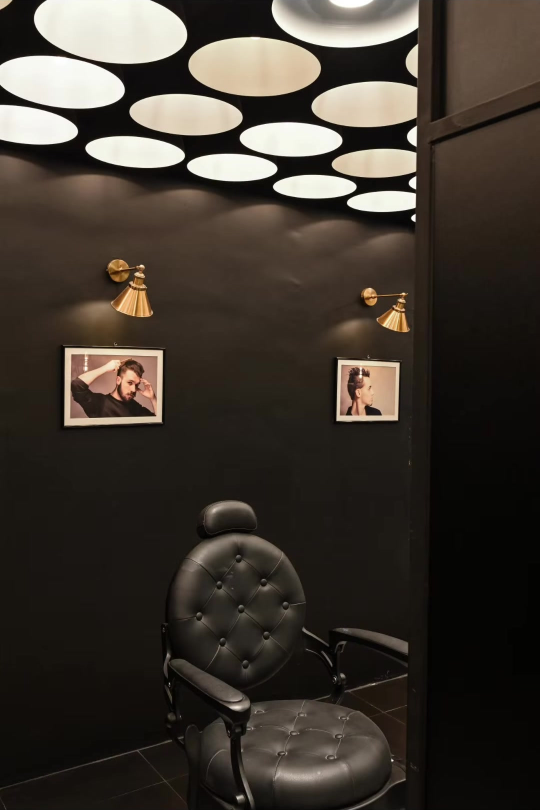
#> input picture client-work/top-touch-barbershop/stills/chairwall.jpg, 1080 x 1620 px, given in place of f_012.jpg, which was not available (shown at 1/2 size)
$ python prep_stills.py ../stills/chairwall.jpg
#> lines starting #> are read from the running program, lines starting #| are printed output that depends on the picture
import cv2, numpy as np, sys, os
S=sys.argv[1]
picks={'chairwall':12,'chairdisc':27,'corridor':37,'ceilingup':40,'corridor2':42,'chairs':46,'wide':53,'lounge':57,'loungetv':59,'window':1,'shelves':8}
for name,idx in picks.items():
    im=cv2.imread(f'{S}/shopframes/f_{idx:03d}.jpg')
#> im is the input picture: shape (1620, 1080, 3); mean B, G, R 47.6, 55.2, 62.2
    g=cv2.cvtColor(im,cv2.COLOR_BGR2GRAY).astype(np.float32)
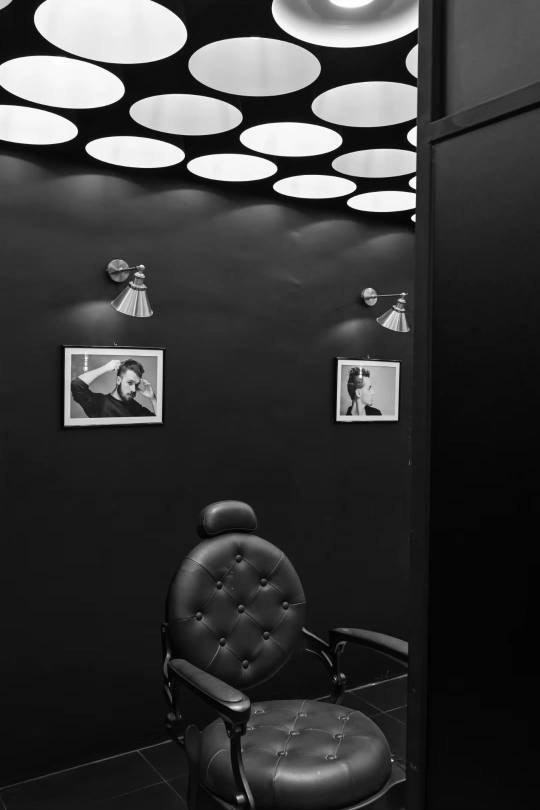
#> g: shape (1620, 1080) float32 (shown at 1/2 size); min 0, max 255, mean 56.4
    rows=np.where(g.mean(1)>10)[0]; cols=np.where(g.mean(0)>10)[0]
#> after `rows = np.where(g.mean(1) > 10)[0]`: rows = 1620 values from 0 to 1619
#> after `cols = np.where(g.mean(0) > 10)[0]`: cols = 1080 values from 0 to 1079
    y0,y1,x0,x1=rows[0],rows[-1]+1,cols[0],cols[-1]+1
#> y0 = 0; y1 = 1620; x0 = 0; x1 = 1080
    crop=im[y0:y1,x0:x1]
    cv2.imwrite(f'{S}/assets/stills/{name}.png',crop)
    print(name, idx, crop.shape[1],'x',crop.shape[0])
#| chairwall 12 1080 x 1620
#> pass 2 of the loop `for name,idx in picks.items():`:
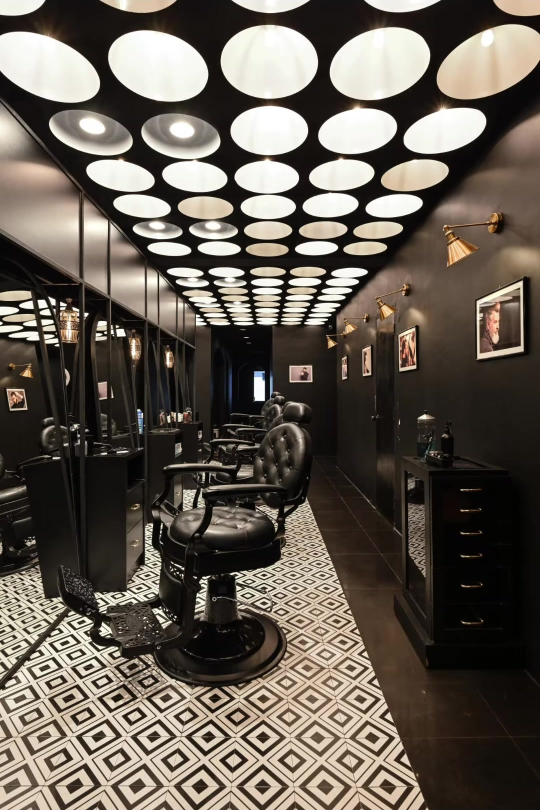
#> input picture client-work/top-touch-barbershop/stills/corridor.jpg, 1080 x 1620 px, given in place of f_027.jpg, which was not available (shown at 1/2 size)
#> im is the input picture: shape (1620, 1080, 3); mean B, G, R 83.1, 92.6, 100.6
#> `g=cv2.cvtColor(im,cv2.COLOR_BGR2GRAY).astype(np.float32)`:
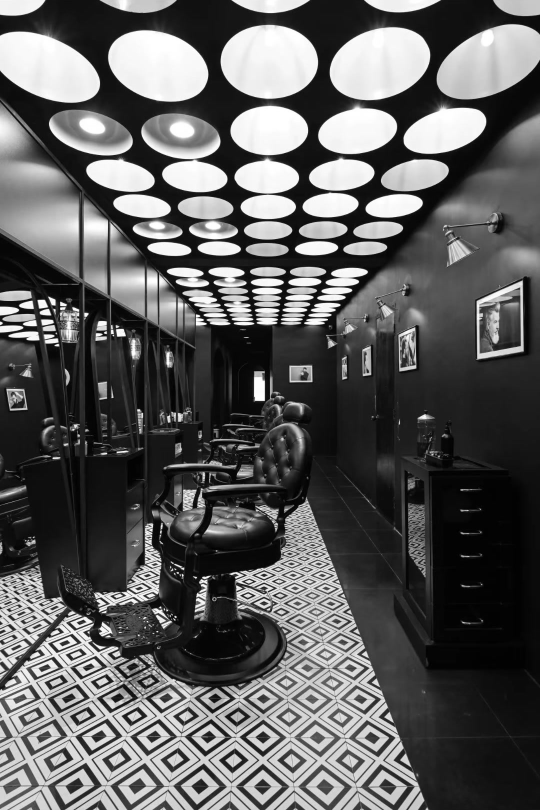
#> g: shape (1620, 1080) float32 (shown at 1/2 size); min 0, max 255, mean 93.9
#| chairdisc 27 1080 x 1620
#> (the run stopped early here; a loop or call above may not have finished)
